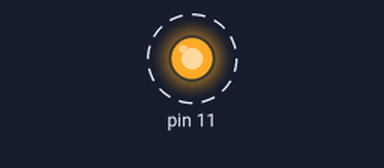
This program was run on a simulated Raspberry Pi (header pin numbers). Shown: output pins drawn as LEDs (lit = HIGH). Dashed ring = blinking. At 6.0 s the program stops and its outputs stay as they are.

Above: at 0.5 s.
Timing chart, 0 to 4.6 s (numbered marks = the images above):
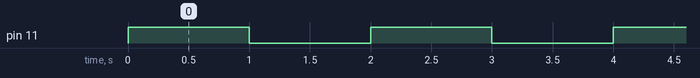

Measured:
- by itself, pin 11: alternates HIGH for 1.0 s and LOW for 1.0 s, 6 changes in all, then stays LOW

The program:

led1.py
```python
import RPi.GPIO as IO
import time
IO.setmode (IO.BOARD)
IO.setup(11,IO.OUT)
IO.output(11,1)
time.sleep(1)
IO.cleanup()
time.sleep(1)
IO.setmode (IO.BOARD)
IO.setup(11,IO.OUT)
IO.output(11,1)
time.sleep(1)
IO.cleanup()
time.sleep(1)
IO.setmode (IO.BOARD)
IO.setup(11,IO.OUT)
IO.output(11,1)
time.sleep(1)
IO.cleanup()
time.sleep(1)
```
